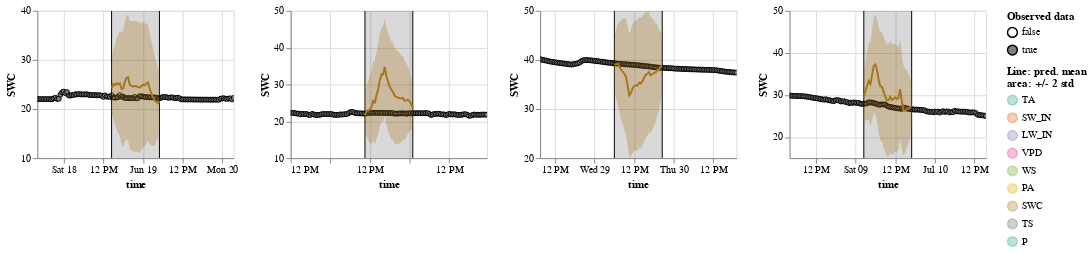

This figure's notebook cell:
### Code cell
show_results(learn_A1v, hide_no_gap=True, items=items_SWC_30, dls=dls_SWC_30)
